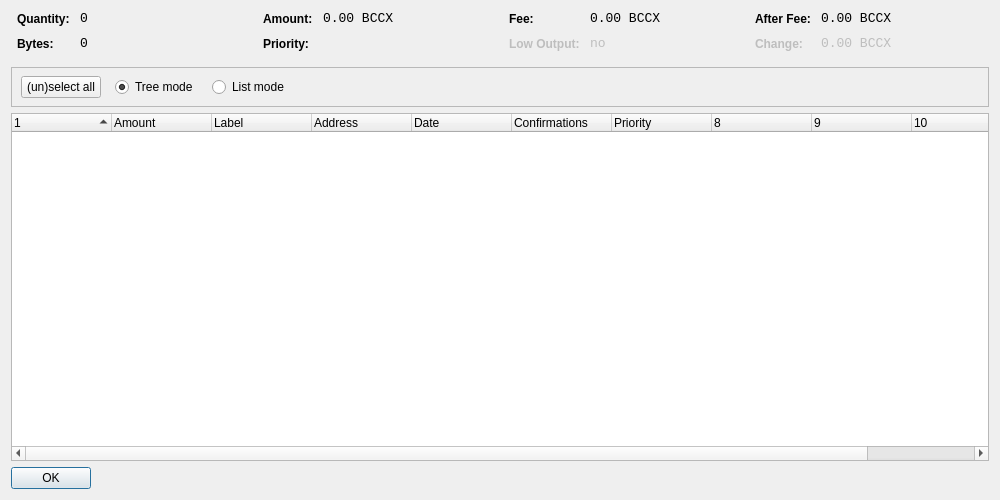
<?xml version="1.0" encoding="UTF-8"?>
<ui version="4.0">
 <class>CoinControlDialog</class>
 <widget class="QDialog" name="CoinControlDialog">
  <property name="geometry">
   <rect>
    <x>0</x>
    <y>0</y>
    <width>1000</width>
    <height>500</height>
   </rect>
  </property>
  <property name="windowTitle">
   <string>Coin Control</string>
  </property>
  <layout class="QVBoxLayout" name="verticalLayout">
   <item>
    <layout class="QHBoxLayout" name="horizontalLayoutTop" stretch="0,0,0,0">
     <property name="topMargin">
      <number>0</number>
     </property>
     <property name="bottomMargin">
      <number>10</number>
     </property>
     <item>
      <layout class="QFormLayout" name="formLayoutCoinControl1">
       <property name="horizontalSpacing">
        <number>10</number>
       </property>
       <property name="verticalSpacing">
        <number>10</number>
       </property>
       <property name="leftMargin">
        <number>6</number>
       </property>
       <property name="rightMargin">
        <number>6</number>
       </property>
       <item row="0" column="0">
        <widget class="QLabel" name="labelCoinControlQuantityText">
         <property name="styleSheet">
          <string notr="true">font-weight:bold;</string>
         </property>
         <property name="text">
          <string>Quantity:</string>
         </property>
        </widget>
       </item>
       <item row="0" column="1">
        <widget class="QLabel" name="labelCoinControlQuantity">
         <property name="font">
          <font>
           <family>Monospace</family>
           <pointsize>10</pointsize>
          </font>
         </property>
         <property name="cursor">
          <cursorShape>IBeamCursor</cursorShape>
         </property>
         <property name="contextMenuPolicy">
          <enum>Qt::ActionsContextMenu</enum>
         </property>
         <property name="text">
          <string notr="true">0</string>
         </property>
         <property name="textInteractionFlags">
          <set>Qt::LinksAccessibleByMouse|Qt::TextSelectableByKeyboard|Qt::TextSelectableByMouse</set>
         </property>
        </widget>
       </item>
       <item row="1" column="0">
        <widget class="QLabel" name="labelCoinControlBytesText">
         <property name="styleSheet">
          <string notr="true">font-weight:bold;</string>
         </property>
         <property name="text">
          <string>Bytes:</string>
         </property>
        </widget>
       </item>
       <item row="1" column="1">
        <widget class="QLabel" name="labelCoinControlBytes">
         <property name="font">
          <font>
           <family>Monospace</family>
           <pointsize>10</pointsize>
          </font>
         </property>
         <property name="cursor">
          <cursorShape>IBeamCursor</cursorShape>
         </property>
         <property name="contextMenuPolicy">
          <enum>Qt::ActionsContextMenu</enum>
         </property>
         <property name="text">
          <string notr="true">0</string>
         </property>
         <property name="textInteractionFlags">
          <set>Qt::LinksAccessibleByMouse|Qt::TextSelectableByKeyboard|Qt::TextSelectableByMouse</set>
         </property>
        </widget>
       </item>
      </layout>
     </item>
     <item>
      <layout class="QFormLayout" name="formLayoutCoinControl2">
       <property name="horizontalSpacing">
        <number>10</number>
       </property>
       <property name="verticalSpacing">
        <number>10</number>
       </property>
       <property name="leftMargin">
        <number>6</number>
       </property>
       <property name="rightMargin">
        <number>6</number>
       </property>
       <item row="0" column="0">
        <widget class="QLabel" name="labelCoinControlAmountText">
         <property name="styleSheet">
          <string notr="true">font-weight:bold;</string>
         </property>
         <property name="text">
          <string>Amount:</string>
         </property>
        </widget>
       </item>
       <item row="0" column="1">
        <widget class="QLabel" name="labelCoinControlAmount">
         <property name="font">
          <font>
           <family>Monospace</family>
           <pointsize>10</pointsize>
          </font>
         </property>
         <property name="cursor">
          <cursorShape>IBeamCursor</cursorShape>
         </property>
         <property name="contextMenuPolicy">
          <enum>Qt::ActionsContextMenu</enum>
         </property>
         <property name="text">
          <string notr="true">0.00 BCCX</string>
         </property>
         <property name="textInteractionFlags">
          <set>Qt::LinksAccessibleByMouse|Qt::TextSelectableByKeyboard|Qt::TextSelectableByMouse</set>
         </property>
        </widget>
       </item>
       <item row="1" column="0">
        <widget class="QLabel" name="labelCoinControlPriorityText">
         <property name="styleSheet">
          <string notr="true">font-weight:bold;</string>
         </property>
         <property name="text">
          <string>Priority:</string>
         </property>
        </widget>
       </item>
       <item row="1" column="1">
        <widget class="QLabel" name="labelCoinControlPriority">
         <property name="font">
          <font>
           <family>Monospace</family>
           <pointsize>10</pointsize>
          </font>
         </property>
         <property name="cursor">
          <cursorShape>IBeamCursor</cursorShape>
         </property>
         <property name="contextMenuPolicy">
          <enum>Qt::ActionsContextMenu</enum>
         </property>
         <property name="text">
          <string/>
         </property>
         <property name="textInteractionFlags">
          <set>Qt::LinksAccessibleByMouse|Qt::TextSelectableByKeyboard|Qt::TextSelectableByMouse</set>
         </property>
        </widget>
       </item>
      </layout>
     </item>
     <item>
      <layout class="QFormLayout" name="formLayoutCoinControl3">
       <property name="horizontalSpacing">
        <number>10</number>
       </property>
       <property name="verticalSpacing">
        <number>10</number>
       </property>
       <property name="leftMargin">
        <number>6</number>
       </property>
       <property name="rightMargin">
        <number>6</number>
       </property>
       <item row="0" column="0">
        <widget class="QLabel" name="labelCoinControlFeeText">
         <property name="styleSheet">
          <string notr="true">font-weight:bold;</string>
         </property>
         <property name="text">
          <string>Fee:</string>
         </property>
        </widget>
       </item>
       <item row="0" column="1">
        <widget class="QLabel" name="labelCoinControlFee">
         <property name="font">
          <font>
           <family>Monospace</family>
           <pointsize>10</pointsize>
          </font>
         </property>
         <property name="cursor">
          <cursorShape>IBeamCursor</cursorShape>
         </property>
         <property name="contextMenuPolicy">
          <enum>Qt::ActionsContextMenu</enum>
         </property>
         <property name="text">
          <string notr="true">0.00 BCCX</string>
         </property>
         <property name="textInteractionFlags">
          <set>Qt::LinksAccessibleByMouse|Qt::TextSelectableByKeyboard|Qt::TextSelectableByMouse</set>
         </property>
        </widget>
       </item>
       <item row="1" column="0">
        <widget class="QLabel" name="labelCoinControlLowOutputText">
         <property name="enabled">
          <bool>false</bool>
         </property>
         <property name="styleSheet">
          <string notr="true">font-weight:bold;</string>
         </property>
         <property name="text">
          <string>Low Output:</string>
         </property>
        </widget>
       </item>
       <item row="1" column="1">
        <widget class="QLabel" name="labelCoinControlLowOutput">
         <property name="enabled">
          <bool>false</bool>
         </property>
         <property name="font">
          <font>
           <family>Monospace</family>
           <pointsize>10</pointsize>
          </font>
         </property>
         <property name="cursor">
          <cursorShape>IBeamCursor</cursorShape>
         </property>
         <property name="contextMenuPolicy">
          <enum>Qt::ActionsContextMenu</enum>
         </property>
         <property name="text">
          <string notr="true">no</string>
         </property>
         <property name="textInteractionFlags">
          <set>Qt::LinksAccessibleByMouse|Qt::TextSelectableByKeyboard|Qt::TextSelectableByMouse</set>
         </property>
        </widget>
       </item>
      </layout>
     </item>
     <item>
      <layout class="QFormLayout" name="formLayoutCoinControl4">
       <property name="horizontalSpacing">
        <number>10</number>
       </property>
       <property name="verticalSpacing">
        <number>10</number>
       </property>
       <property name="leftMargin">
        <number>6</number>
       </property>
       <property name="rightMargin">
        <number>6</number>
       </property>
       <item row="0" column="0">
        <widget class="QLabel" name="labelCoinControlAfterFeeText">
         <property name="styleSheet">
          <string notr="true">font-weight:bold;</string>
         </property>
         <property name="text">
          <string>After Fee:</string>
         </property>
        </widget>
       </item>
       <item row="0" column="1">
        <widget class="QLabel" name="labelCoinControlAfterFee">
         <property name="font">
          <font>
           <family>Monospace</family>
           <pointsize>10</pointsize>
          </font>
         </property>
         <property name="cursor">
          <cursorShape>IBeamCursor</cursorShape>
         </property>
         <property name="contextMenuPolicy">
          <enum>Qt::ActionsContextMenu</enum>
         </property>
         <property name="text">
          <string notr="true">0.00 BCCX</string>
         </property>
         <property name="textInteractionFlags">
          <set>Qt::LinksAccessibleByMouse|Qt::TextSelectableByKeyboard|Qt::TextSelectableByMouse</set>
         </property>
        </widget>
       </item>
       <item row="1" column="0">
        <widget class="QLabel" name="labelCoinControlChangeText">
         <property name="enabled">
          <bool>false</bool>
         </property>
         <property name="styleSheet">
          <string notr="true">font-weight:bold;</string>
         </property>
         <property name="text">
          <string>Change:</string>
         </property>
        </widget>
       </item>
       <item row="1" column="1">
        <widget class="QLabel" name="labelCoinControlChange">
         <property name="enabled">
          <bool>false</bool>
         </property>
         <property name="font">
          <font>
           <family>Monospace</family>
           <pointsize>10</pointsize>
          </font>
         </property>
         <property name="cursor">
          <cursorShape>IBeamCursor</cursorShape>
         </property>
         <property name="contextMenuPolicy">
          <enum>Qt::ActionsContextMenu</enum>
         </property>
         <property name="text">
          <string notr="true">0.00 BCCX</string>
         </property>
         <property name="textInteractionFlags">
          <set>Qt::LinksAccessibleByMouse|Qt::TextSelectableByKeyboard|Qt::TextSelectableByMouse</set>
         </property>
        </widget>
       </item>
      </layout>
     </item>
    </layout>
   </item>
   <item>
    <widget class="QFrame" name="frame">
     <property name="minimumSize">
      <size>
       <width>0</width>
       <height>40</height>
      </size>
     </property>
     <property name="frameShape">
      <enum>QFrame::StyledPanel</enum>
     </property>
     <property name="frameShadow">
      <enum>QFrame::Sunken</enum>
     </property>
     <widget class="QWidget" name="horizontalLayoutWidget">
      <property name="geometry">
       <rect>
        <x>10</x>
        <y>0</y>
        <width>781</width>
        <height>41</height>
       </rect>
      </property>
      <layout class="QHBoxLayout" name="horizontalLayoutPanel" stretch="0,0,0,0,0">
       <property name="spacing">
        <number>14</number>
       </property>
       <item>
        <widget class="QPushButton" name="pushButtonSelectAll">
         <property name="sizePolicy">
          <sizepolicy hsizetype="Maximum" vsizetype="Fixed">
           <horstretch>0</horstretch>
           <verstretch>0</verstretch>
          </sizepolicy>
         </property>
         <property name="text">
          <string>(un)select all</string>
         </property>
        </widget>
       </item>
       <item>
        <widget class="QRadioButton" name="radioTreeMode">
         <property name="sizePolicy">
          <sizepolicy hsizetype="Maximum" vsizetype="Fixed">
           <horstretch>0</horstretch>
           <verstretch>0</verstretch>
          </sizepolicy>
         </property>
         <property name="text">
          <string>Tree mode</string>
         </property>
         <property name="checked">
          <bool>true</bool>
         </property>
        </widget>
       </item>
       <item>
        <widget class="QRadioButton" name="radioListMode">
         <property name="sizePolicy">
          <sizepolicy hsizetype="Maximum" vsizetype="Fixed">
           <horstretch>0</horstretch>
           <verstretch>0</verstretch>
          </sizepolicy>
         </property>
         <property name="text">
          <string>List mode</string>
         </property>
        </widget>
       </item>
       <item>
        <spacer name="horizontalSpacer">
         <property name="orientation">
          <enum>Qt::Horizontal</enum>
         </property>
         <property name="sizeHint" stdset="0">
          <size>
           <width>40</width>
           <height>20</height>
          </size>
         </property>
        </spacer>
       </item>
      </layout>
     </widget>
    </widget>
   </item>
   <item>
    <widget class="CoinControlTreeWidget" name="treeWidget">
     <property name="contextMenuPolicy">
      <enum>Qt::CustomContextMenu</enum>
     </property>
     <property name="sortingEnabled">
      <bool>false</bool>
     </property>
     <property name="columnCount">
      <number>11</number>
     </property>
     <attribute name="headerShowSortIndicator" stdset="0">
      <bool>true</bool>
     </attribute>
     <attribute name="headerStretchLastSection">
      <bool>false</bool>
     </attribute>
     <column>
      <property name="text">
       <string/>
      </property>
     </column>
     <column>
      <property name="text">
       <string>Amount</string>
      </property>
     </column>
     <column>
      <property name="text">
       <string>Label</string>
      </property>
     </column>
     <column>
      <property name="text">
       <string>Address</string>
      </property>
     </column>
     <column>
      <property name="text">
       <string>Date</string>
      </property>
     </column>
     <column>
      <property name="text">
       <string>Confirmations</string>
      </property>
      <property name="toolTip">
       <string>Confirmed</string>
      </property>
     </column>
     <column>
      <property name="text">
       <string>Priority</string>
      </property>
     </column>
     <column>
      <property name="text">
       <string/>
      </property>
     </column>
     <column>
      <property name="text">
       <string/>
      </property>
     </column>
     <column>
      <property name="text">
       <string/>
      </property>
     </column>
     <column>
      <property name="text">
       <string/>
      </property>
     </column>
    </widget>
   </item>
   <item>
    <widget class="QDialogButtonBox" name="buttonBox">
     <property name="sizePolicy">
      <sizepolicy hsizetype="Maximum" vsizetype="Fixed">
       <horstretch>0</horstretch>
       <verstretch>0</verstretch>
      </sizepolicy>
     </property>
     <property name="orientation">
      <enum>Qt::Horizontal</enum>
     </property>
     <property name="standardButtons">
      <set>QDialogButtonBox::Ok</set>
     </property>
    </widget>
   </item>
  </layout>
 </widget>
 <customwidgets>
  <customwidget>
   <class>CoinControlTreeWidget</class>
   <extends>QTreeWidget</extends>
   <header>coincontroltreewidget.h</header>
  </customwidget>
 </customwidgets>
 <resources/>
 <connections/>
</ui>
